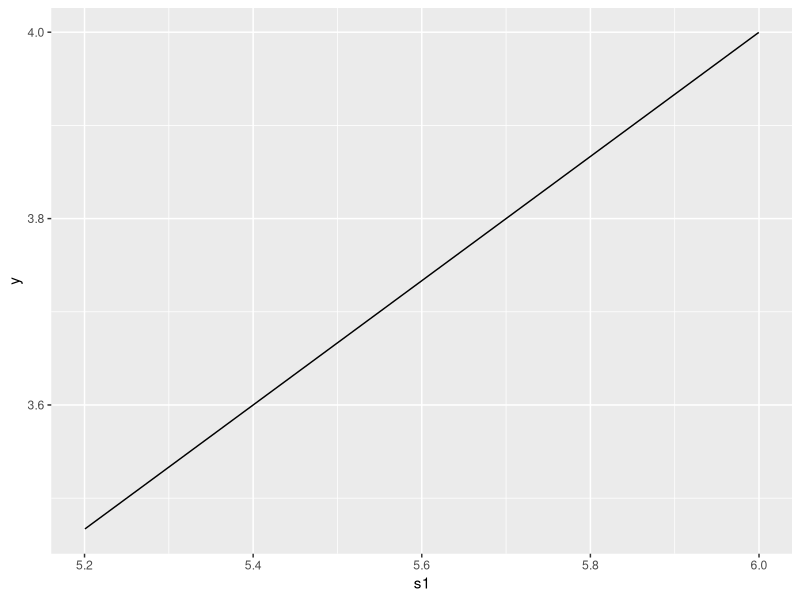

Recreate this plot in R.

library(tidyverse)
library(MASS)
library(ggplot2)
library(dplyr)
library(plyr)
library(reshape2)


sigma<-sqrt(2)
N=1000000
lamda <- rnorm(n=N, mean=0, sd=sigma)

#to check if the lamda drawn is normally ditrbuted 
#den_init_lambda <- density(lamda)
#plot(den_init_lambda)

results<-matrix(nrow=N, ncol=3)

for(i in 1:N){
  results[i,1] = lamda[i]
  results[i,c(2,3)] <- rnorm(n=2,mean=lamda[i],sd=1)
}

results.data=as.data.frame(results)
colnames(results.data)=c("lamda", "s1", "s2")

#probability of s2 replicating given s1 
#the the two are multivate normal so we can use the equation 
#each s1 has a different distbrution for s2 will be and then we want the probability of that replicating 
calculate_pcondtional<-function(s1){
  mean<-(sigma^2*s1)/(1+sigma^2)
  var=1+((sigma^2)/(1+sigma^2))
  p<- (1-pnorm(5.2, mean, sqrt(var)))+pnorm(-5.2, mean, sqrt(var))
  return(p)
}

calculate_pstudy1<-function(s1){
  dnorm(s1,0,sqrt(1+sigma^2))
}

integrand <- function(s1){
  calculate_pcondtional(s1)*calculate_pstudy1(s1)
}

theo_rep <-integrate(integrand, lower=5.2, upper=Inf)$value
theo_rep <- theo_rep + integrate(integrand, lower=(-Inf), upper=(-5.2))$value
#actual results of simulation 
# number of s1 greater than 5.2
s1_sig<-nrow(filter(results.data, s1>5.2|s1<(-5.2)))
s2_sig_givens1<-nrow(filter(filter(results.data, s1>5.2), s2>5.2)) + nrow(filter(filter(results.data, s1<(-5.2)), s2<(-5.2)))
repRate=s2_sig_givens1/s1_sig

s1_sig_vector <-filter(results.data, s1>5.2|s1<(-5.2))$s1
theo_rep2 <- sum(calculate_pcondtional(s1_sig_vector))/N


#plotting probabilities 
probabilties_conditional<-ggplot(data=filter(results.data, s1>0 & s1<100), mapping = aes(x=s1))+
  stat_function(fun=calculate_pcondtional)

#plotting means
mean<-function(s1){
  (sigma^2*s1)/(1+sigma^2)
}

means_conditional<-ggplot(data=filter(results.data, s1>5.2 & s1<6), mapping = aes(x=s1))+
  stat_function(fun=mean)

means_conditional

